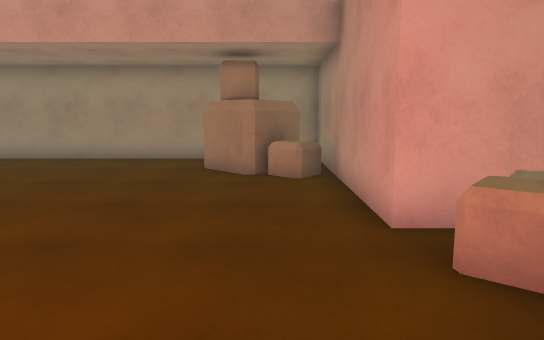
view 1 (above)

14 first-person views from a walk through a scene from a Unity 3-D project. The camera is 1.4 m above the floor, tilts 8° down and sees 70° across. The floor is counted in squares, 1 m on a side. Each view is taken from the middle of a square. On the plan, view 1 faces up. The plan holds only what a view shows up to about 16 squares ahead; the rest is blank. The player character is not drawn. Surface patterns are stand-ins for the level's own textures.

view 2
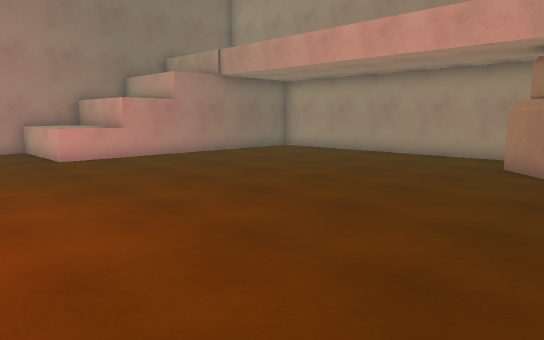

view 3
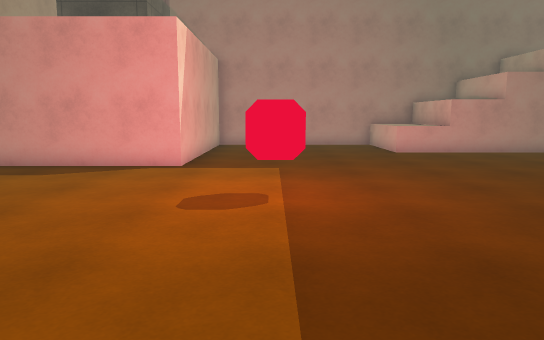

view 4
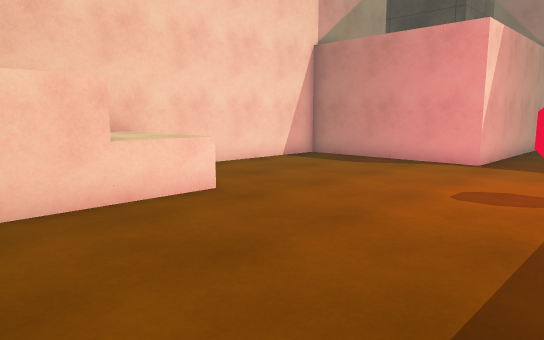

view 5
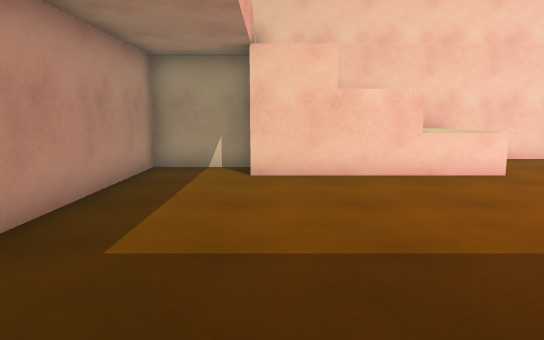

view 6
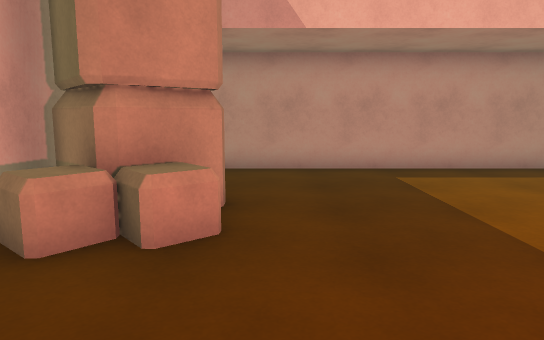

view 7
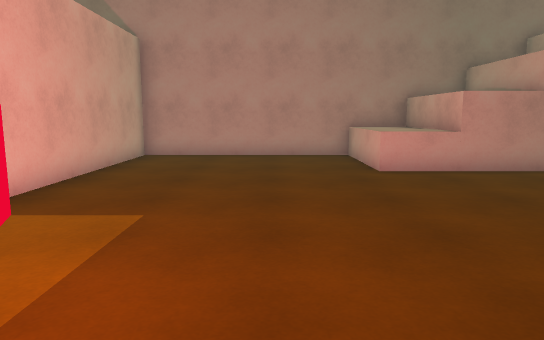

view 8
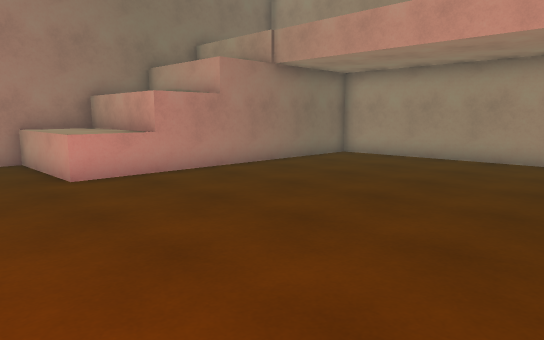

view 9
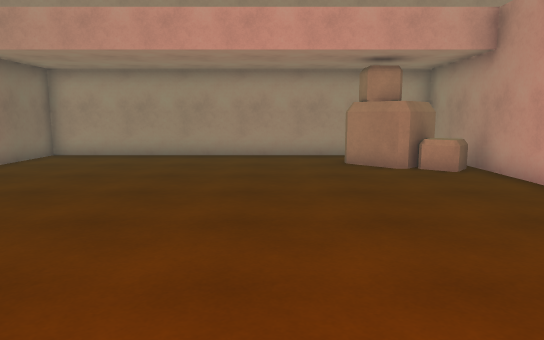

view 10
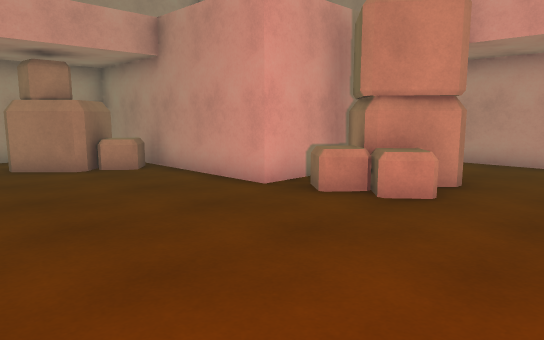

view 11
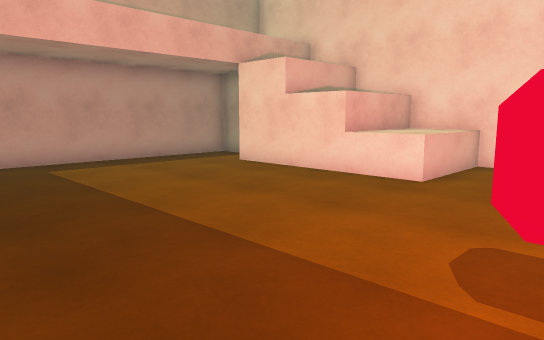

view 12
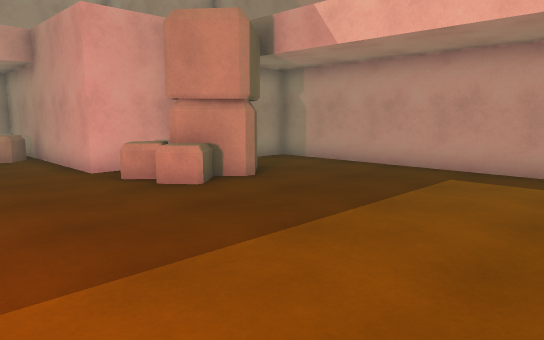

view 13
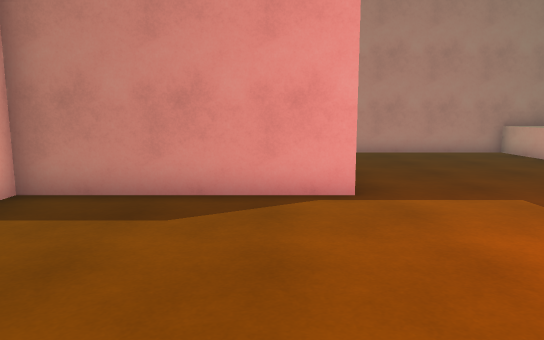

view 14
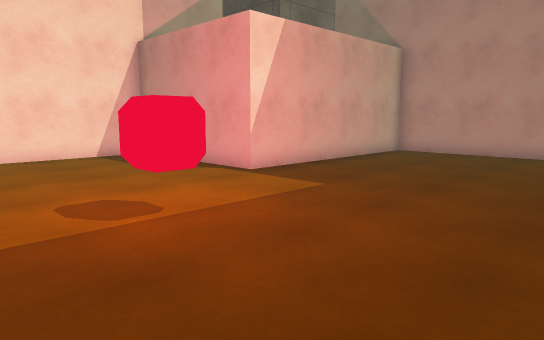

### Floor plan
Key: @ floor where view 1 was taken; # wall or solid block; . floor; ^ raised ledge; O other object.
Columns run from 16 left of view 1 to 8 right of it. Each row starts with its distance up from view 1.
 13     ###############
 12     #..........   #
 11     #..........O  #
 10     #.........OOOO#
  9     #...........OO#
  8     #.............#
  7     #.............#
  6     #.............#
  5 #####.............#######
  4 #^^^^.............OOO...#
  3 #^^^^.............OO O..#
  2 #.................OOO...#
  1 #.......................#
  0 #...............@.......#
 -1 #.......................#
 -2 #...........#...........#
 -3 #.......................#
 -4 #.......................#
 -5 #########...............#
 -6         #...............#
 -7         #.......^^####..#
 -8         #.......^^#   ..#
 -9         #.......^^#   ###
-10         #.......^^#
-11         ###########

Positions as (right, up) in squares from view 1, and headings:
1: (0, 0), facing up
2: (1, -1), facing up-left
3: (3, -2), facing left
4: (4, -1), facing down-left
5: (5, 2), facing down
6: (-2, 1), facing right
7: (-2, 0), facing left
8: (-3, 0), facing up-left
9: (-4, -1), facing up
10: (-4, -1), facing up-right
11: (-4, 1), facing down-right
12: (-2, -5), facing up-right
13: (-1, -6), facing left
14: (-1, 3), facing down-left
